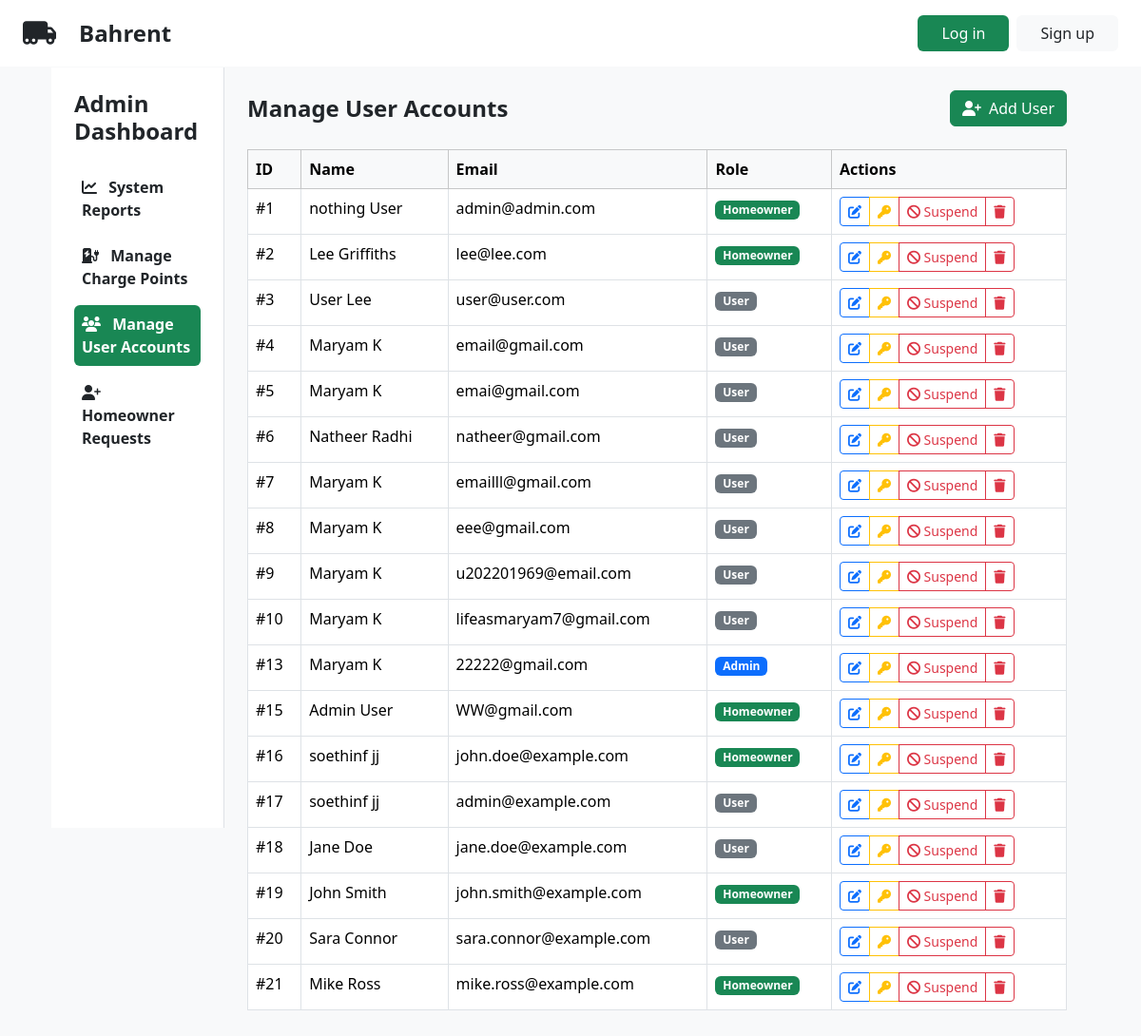
The app's page /admin.php?section=users, older data.
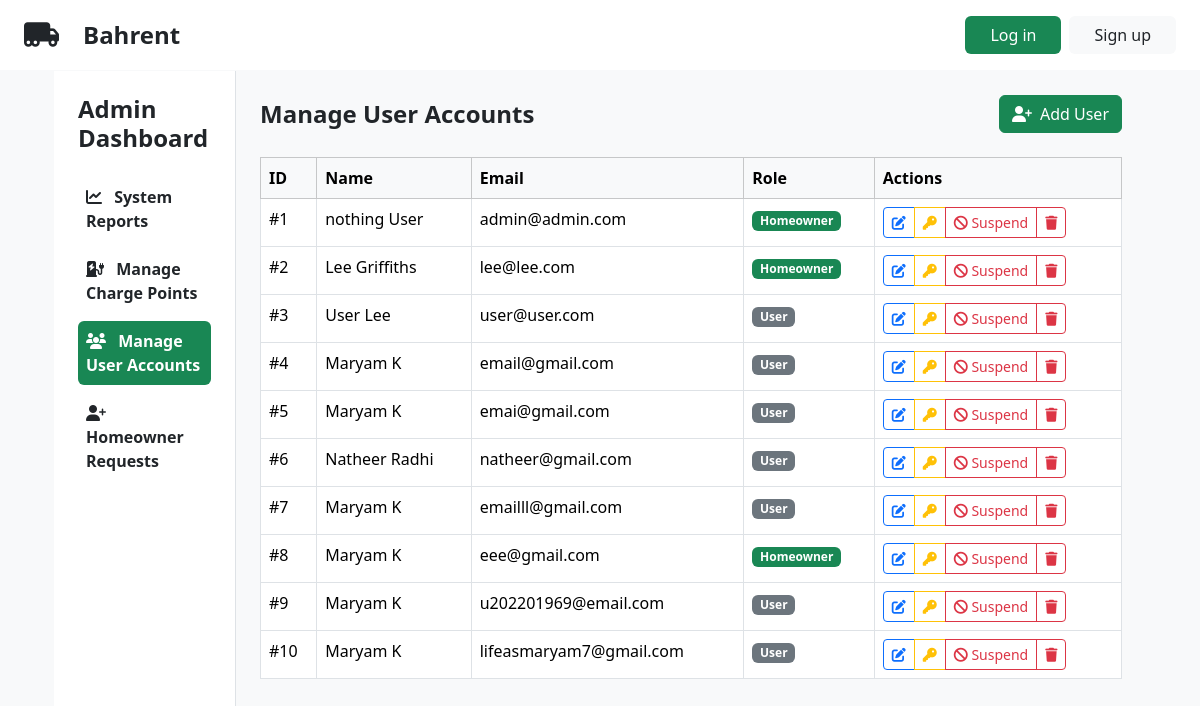
The same page, newer data.
### tables this page shows
CREATE TABLE `users` (
  `user_id` int(11) NOT NULL,
  `email` varchar(255) NOT NULL,
  `password` varchar(255) NOT NULL,
  `first_name` varchar(50) NOT NULL,
  `last_name` varchar(50) NOT NULL,
  `role` enum('admin','homeowner','user') NOT NULL,
  `suspended` tinyint(1) NOT NULL DEFAULT 0
);

### controllers/AdminController.php (called while the page is built, shortened)
<?php
require_once __DIR__ . '/../models/User.php';
class AdminController extends BaseController
{
    public function index(): void
    {
        $this->activeSection = $_GET['section'] ?? 'reports';
        $sectionContent = match ($this->activeSection) {
            'reports' => $this->systemReports(),
            'charge-points' => $this->manageChargePoints(),
            'users' => $this->manageUserAccounts(),
            'homeowner-requests' => $this->manageHomeownerRequests(),
            default => $this->systemReports()
        };
    }
    private function manageUserAccounts(): string
    {
        require __DIR__ . '/../views/admin/sections/user_accounts.phtml';
        return ob_get_clean();
    }
}

### models/User.php (called while the page is built, shortened)
<?php
class User
{
    public bool $suspended;
    public function __construct(string $id, string $firstName, string $lastName, string $email, UserRole $role, bool $suspended = false)
    {
        $this->id = $id;
        $this->firstName = $firstName;
        $this->lastName = $lastName;
        $this->email = $email;
        $this->role = $role->value;
        $this->suspended = $suspended;
    }
    private static function fromRow(array $row): User
    {
        return new User(
            $row['user_id'],
            $row['first_name'],
            $row['last_name'],
            $row['email'],
            UserRole::from($row['role']),
            (bool)$row['suspended']
        );
    }
    public static function getAll()
    {
        $conn = Database::getInstance()->getConnection();
        $stmt = $conn->prepare("SELECT * FROM users");
        $stmt->execute();
        $users = [];
        while ($row = $stmt->fetch(PDO::FETCH_ASSOC)) {
            $users[] = self::fromRow($row);
        }
        return $users;
    }
    public function isSuspended(): bool
    {
        return $this->suspended;
    }
}

### views/admin/sections/user_accounts.phtml (the view, shortened to what the rows shown need)
<?php
require_once __DIR__ . '/../../../models/User.php';
$users = User::getAll();
?>
<div class="d-flex justify-content-between align-items-center mb-4">
    <h2 class="fs-4 fw-bold mb-0">Manage User Accounts</h2>
</div>
<div class="table-responsive">
    <table class="table table-bordered" id="usersTable">
        <thead class="table-light">
            <tr>
                <th>ID</th>
                <th>Name</th>
                <th>Email</th>
                <th>Role</th>
                <th>Actions</th>
            </tr>
        </thead>
        <tbody>
            <?php foreach ($users as $user): ?>
                <tr>
                    <td>#<?= htmlspecialchars($user->id) ?></td>
                    <td><?= htmlspecialchars($user->firstName . ' ' . $user->lastName) ?></td>
                    <td><?= htmlspecialchars($user->email) ?></td>
                    <td>
                        <?php
                        $roleClass = match ($user->role) {
                            'admin' => 'bg-primary',
                            'homeowner' => 'bg-success',
                            default => 'bg-secondary'
                        };
                        ?>
                        <span class="badge <?= $roleClass ?>">
                            <?= ucfirst(htmlspecialchars($user->role)) ?>
                        </span>
                    </td>
                    <td>
                        <div class="btn-group btn-group-sm">
                            <button type="button" class="btn btn-outline-primary"
                                    data-bs-toggle="modal"
                                    data-bs-target="#editUserModal"
                                    data-user-id="<?= htmlspecialchars($user->id) ?>"
                                    data-first-name="<?= htmlspecialchars($user->firstName) ?>"
                                    data-last-name="<?= htmlspecialchars($user->lastName) ?>"
                                    data-email="<?= htmlspecialchars($user->email) ?>"
                                    data-role="<?= htmlspecialchars($user->role) ?>"
                                    title="Edit">
                                <i class="fa-solid fa-edit"></i>
                            </button>
                            <button type="button" class="btn btn-outline-warning"
                                    data-bs-toggle="modal"
                                    data-bs-target="#resetPasswordModal"
                                    data-user-id="<?= htmlspecialchars($user->id) ?>"
                                    title="Reset Password">
                                <i class="fa-solid fa-key"></i>
                            </button>
                        <?php if ($user->isSuspended()== true): ?>
                            <button class="btn btn-danger suspend-user" data-user-id="<?= $user->id ?>">
                                <i class="fa-solid fa-check"></i> Suspended
                            </button>
                            <?php else: ?>
                            <button class="btn btn-outline-danger suspend-user" data-user-id="<?= $user->id ?>">
                                <i class="fa-solid fa-ban"></i> Suspend
                            </button>
                        <?php endif; ?>
                        <button type="button" class="btn btn-outline-danger delete-user"
                        data-user-id="<?= htmlspecialchars($user->id) ?>"
                        title="Delete">
                        <i class="fa-solid fa-trash"></i>
                        </button>
                        </div>
                    </td>
                </tr>
            <?php endforeach; ?>
        </tbody>
    </table>
</div>

Row changes from the older to the newer data that the page shows:
removed users: user_id "13", first_name+last_name "Maryam K", email "22222@gmail.com", role "Admin"
removed users: user_id "15", first_name+last_name "Admin User", email "WW@gmail.com", role "Homeowner"
removed users: user_id "16", first_name+last_name "soethinf jj", email "john.doe@example.com", role "Homeowner"
removed users: user_id "17", first_name+last_name "soethinf jj", email "admin@example.com", role "User"
removed users: user_id "18", first_name+last_name "Jane Doe", email "jane.doe@example.com", role "User"
removed users: user_id "19", first_name+last_name "John Smith", email "john.smith@example.com", role "Homeowner"
removed users: user_id "20", first_name+last_name "Sara Connor", email "sara.connor@example.com", role "User"
removed users: user_id "21", first_name+last_name "Mike Ross", email "mike.ross@example.com", role "Homeowner"
changed users "eee@gmail.com": role "User" → "Homeowner"
